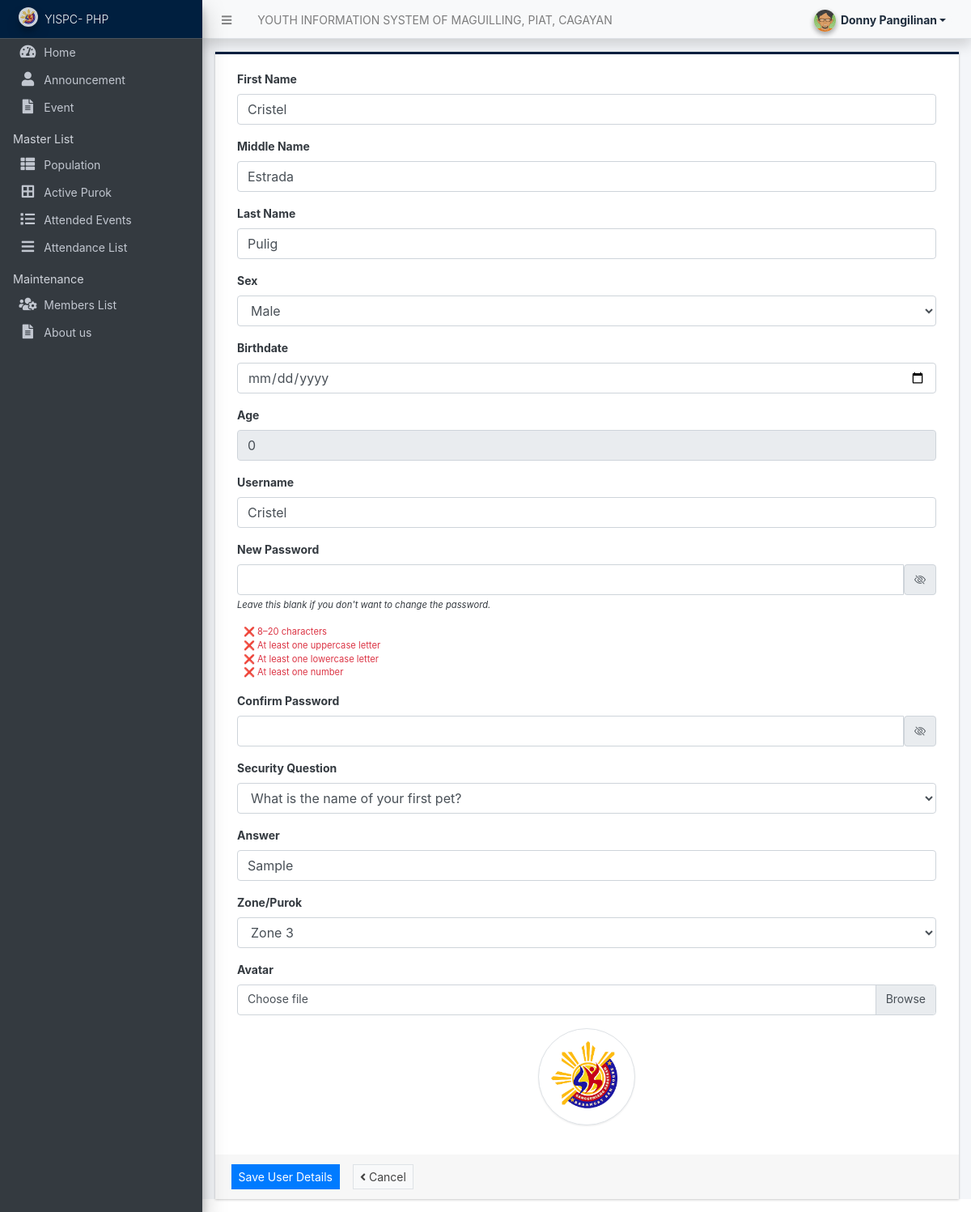
The page /admin/?page=user/manage_user&id=9 (signed in) on the database as committed earlier.
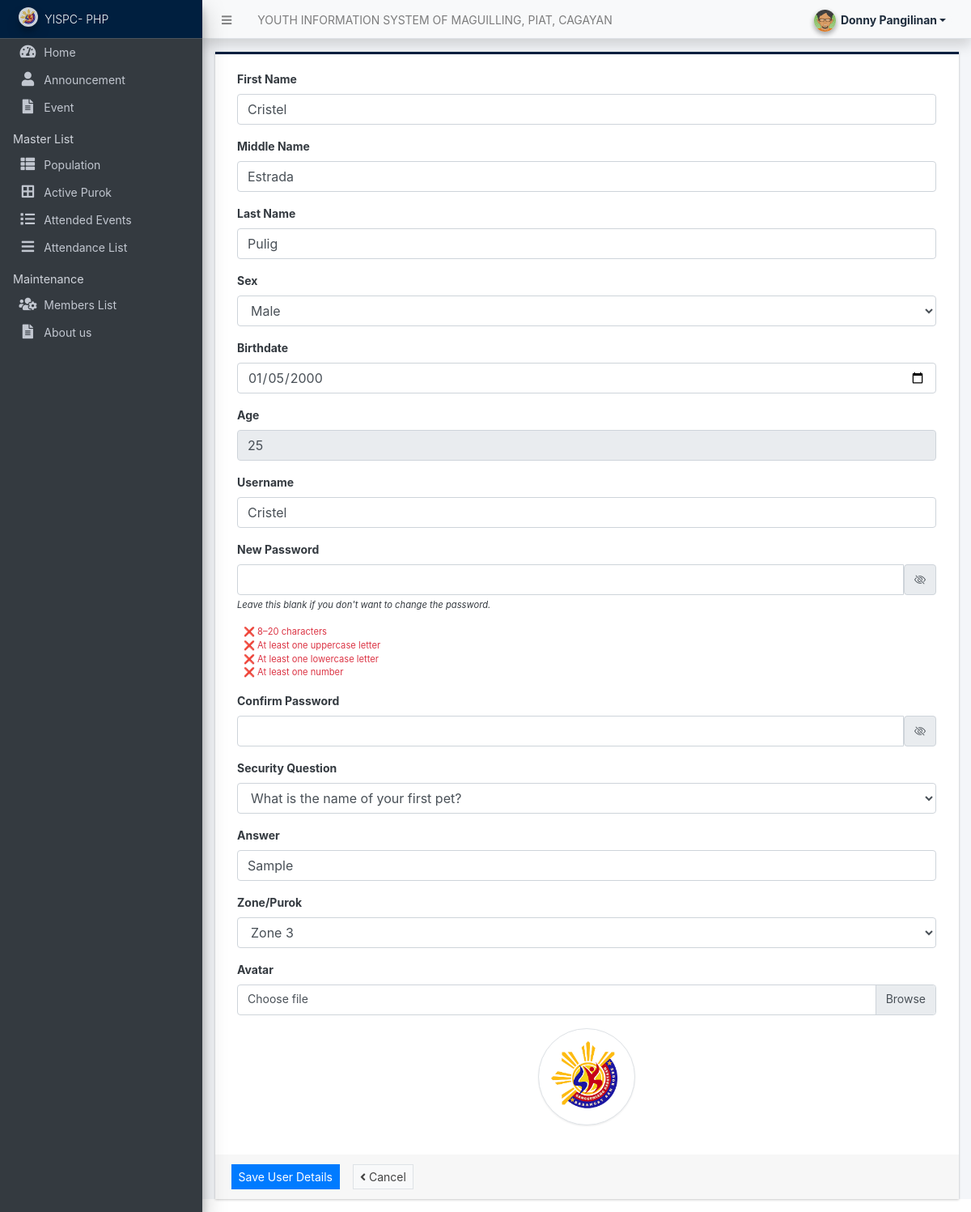
The same page on the database as committed later.
### tables this page shows
CREATE TABLE `users` (
  `id` int(50) NOT NULL,
  `firstname` varchar(250) NOT NULL,
  `middlename` text DEFAULT NULL,
  `lastname` varchar(250) NOT NULL,
  `username` text NOT NULL,
  `password` text NOT NULL,
  `security_question` varchar(255) DEFAULT NULL,
  `security_answer` varchar(255) DEFAULT NULL,
  `avatar` text DEFAULT NULL,
  `last_login` datetime DEFAULT NULL,
  `type` tinyint(1) NOT NULL DEFAULT 0,
  `status` tinyint(1) NOT NULL DEFAULT 1,
  `date_added` datetime NOT NULL DEFAULT current_timestamp(),
  `date_updated` datetime DEFAULT current_timestamp() ON UPDATE current_timestamp(),
  `zone` int(1) NOT NULL,
  `birthdate` date DEFAULT NULL,
  `age` int(3) NOT NULL,
  `sex` enum('Male','Female') NOT NULL
);

### classes/DBConnection.php (called while the page is built, shortened)
<?php
class DBConnection{
    private $host = DB_SERVER;
    private $username = DB_USERNAME;
    private $password = DB_PASSWORD;
    private $database = DB_NAME;
    public $conn;
    public function __construct(){
        if (!isset($this->conn)) {
            $this->conn = new mysqli($this->host, $this->username, $this->password, $this->database);
        }
    }
}
?>

### classes/SystemSettings.php (called while the page is built, shortened)
<?php
class SystemSettings extends DBConnection{
	function info($field=''){
		if(!empty($field)){
			if(isset($_SESSION['system_info'][$field]))
				return $_SESSION['system_info'][$field];
			else
				return false;
		}else{
			return false;
		}
	}
}
$_settings = new SystemSettings();
?>

### config.php (called while the page is built, shortened)
<?php
require_once('classes/DBConnection.php');
require_once('classes/SystemSettings.php');
function validate_image($file){
    global $_settings;
	if(!empty($file)){
        $ex = explode("?",$file);
        $file = $ex[0];
        $ts = isset($ex[1]) ? "?".$ex[1] : '';
		if(is_file(base_app.$file)){
			return base_url.$file.$ts;
		}else{
			return base_url.($_settings->info('logo'));
		}
	}else{
		return base_url.($_settings->info('logo'));
	}
}
?>

### admin/user/manage_user.php (the view, shortened to what the changed rows need)
<?php
if(isset($_GET['id'])){
    $user = $conn->query("SELECT * FROM users where id ='{$_GET['id']}' ");
    foreach($user->fetch_array() as $k =>$v){
        $meta[$k] = $v;
    }
}
?>
<link rel="stylesheet" href="https://cdn.jsdelivr.net/npm/bootstrap-icons@1.10.5/font/bootstrap-icons.css">
<div class="card card-outline rounded-0 card-navy">
	<div class="card-body">
		<div class="container-fluid">
			<form action="" id="manage-user" enctype="multipart/form-data">
				<div class="form-group">
					<label for="firstname">First Name</label>
					<input type="text" name="firstname" id="firstname" class="form-control" value="<?php echo isset($meta['firstname']) ? $meta['firstname']: '' ?>" required>
				</div>
				<div class="form-group">
					<label for="middlename">Middle Name</label>
					<input type="text" name="middlename" id="middlename" class="form-control" value="<?php echo isset($meta['middlename']) ? $meta['middlename']: '' ?>">
				</div>
				<div class="form-group">
					<label for="lastname">Last Name</label>
					<input type="text" name="lastname" id="lastname" class="form-control" value="<?php echo isset($meta['lastname']) ? $meta['lastname']: '' ?>" required>
				</div>
				<div class="form-group">
					<label for="sex">Sex</label>
					<select name="sex" id="sex" class="form-control" required>
						<option value="Male" <?php echo isset($meta['sex']) && $meta['sex'] == 'Male' ? 'selected' : '' ?>>Male</option>
					</select>
				</div>
				<div class="form-group">
					<label for="birthdate">Birthdate</label>
					<input type="date" name="birthdate" id="birthdate" class="form-control" value="<?php echo isset($meta['birthdate']) ? $meta['birthdate'] : '' ?>" required>
				</div>
				<div class="form-group">
					<label for="age">Age</label>
					<input type="number" name="age" id="age" class="form-control" value="<?php echo isset($meta['age']) ? $meta['age'] : '' ?>" readonly required>
				</div>
				<div class="form-group">
					<label for="username">Username</label>
					<input type="text" name="username" id="username" class="form-control" value="<?php echo isset($meta['username']) ? $meta['username']: '' ?>" required  autocomplete="off">
				</div>
<div class="form-group">
	<label for="password"><?= isset($meta['id']) ? "New" : "" ?> Password</label>
	<div class="input-group">
		<input type="password" name="password" id="password" class="form-control" autocomplete="off"
			pattern="^(?=.*[a-z])(?=.*[A-Z])(?=.*\d)[a-zA-Z\d]{8,20}$"
			title="Password must be 8-20 characters, include uppercase, lowercase, and a number">
		<span class="input-group-text">
			<i class="bi bi-eye-slash toggle-password" data-target="password" style="cursor:pointer;"></i>
		</span>
	</div>
	<?php if(isset($meta['id'])): ?>
		<small><i>Leave this blank if you don't want to change the password.</i></small>
	<?php endif; ?>
</div>
<ul id="password-requirements" class="list-unstyled small text-muted ml-2">
	<li id="req-length" class="text-danger">❌ 8–20 characters</li>
	<li id="req-upper" class="text-danger">❌ At least one uppercase letter</li>
	<li id="req-lower" class="text-danger">❌ At least one lowercase letter</li>
	<li id="req-digit" class="text-danger">❌ At least one number</li>
</ul>
<div class="form-group">
	<label for="cpassword">Confirm Password</label>
	<div class="input-group">
		<input type="password" name="cpassword" id="cpassword" class="form-control" autocomplete="off">
		<span class="input-group-text">
			<i class="bi bi-eye-slash toggle-password" data-target="cpassword" style="cursor:pointer;"></i>
		</span>
	</div>
</div>
				<div class="form-group">
					<label for="security_question">Security Question</label>
					<select name="security_question" id="security_question" class="form-control" required>
						<option value="pet" <?php echo isset($meta['security_question']) && $meta['security_question'] == 'pet' ? 'selected' : '' ?>>What is the name of your first pet?</option>
					</select>
				</div>
				<div class="form-group">
					<label for="security_answer">Answer</label>
					<input type="text" name="security_answer" id="security_answer" class="form-control" value="<?php echo isset($meta['security_answer']) ? $meta['security_answer'] : '' ?>" required>
				</div>
				<div class="form-group">
					<label for="zone">Zone/Purok</label>
					<select name="zone" id="zone" class="form-control" required>
						<option value="3" <?php echo isset($meta['zone']) && $meta['zone'] == '3' ? 'selected' : '' ?>>Zone 3</option>
					</select>
				</div>
				<div class="form-group">
					<label for="" class="control-label">Avatar</label>
					<div class="custom-file">
						<label class="custom-file-label" for="customFile">Choose file</label>
					</div>
				</div>
				<div class="form-group d-flex justify-content-center">
					<img src="<?php echo validate_image(isset($meta['avatar']) ? $meta['avatar'] :'') ?>" alt="" id="cimg" class="img-fluid img-thumbnail">
				</div>
			</form>
		</div>
	</div>
	<div class="card-footer">
		<div class="col-md-12">
			<div class="row">
				<button class="btn btn-sm btn-primary rounded-0 mr-3" form="manage-user">Save User Details</button>
				<a href="./?page=user/list" class="btn btn-sm btn-default border rounded-0"><i class="fa fa-angle-left"></i> Cancel</a>
			</div>
		</div>
	</div>
</div>

Rows that differ between the two databases and show on the page:
changed users "Cristel": birthdate (not shown) → "01/05/2000"; age "0" → "25"
